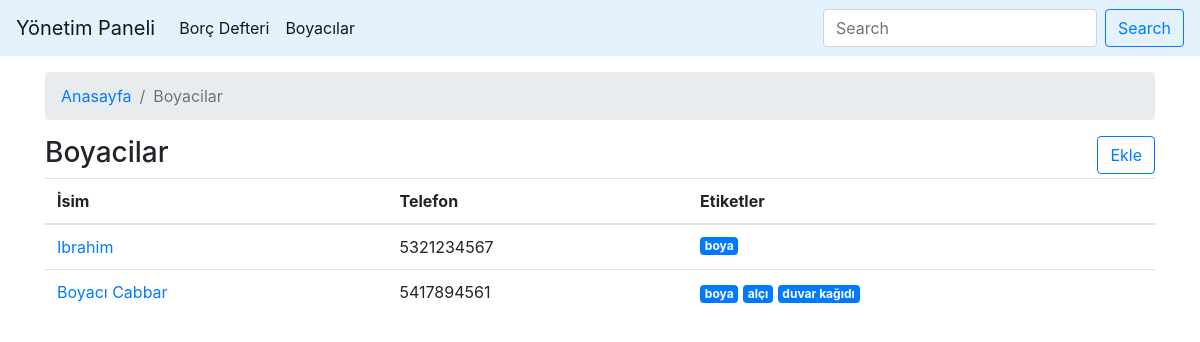
Before: /boyacilar/ with the older database file.
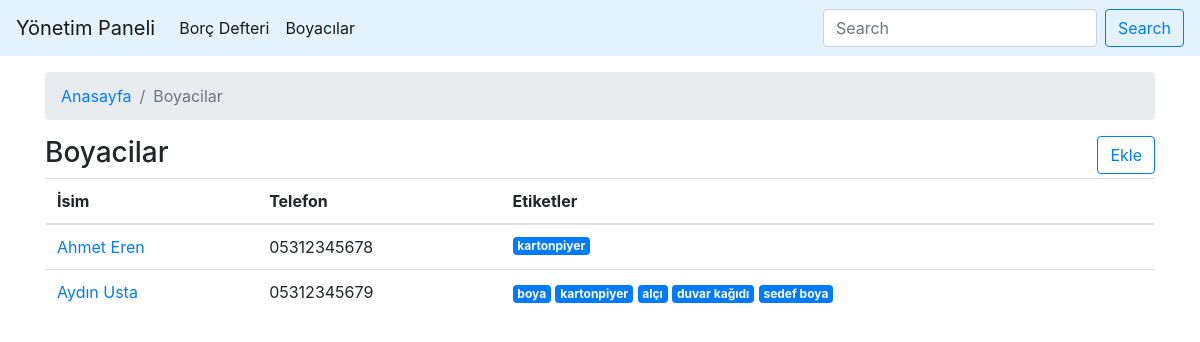
After: the same page with the newer database file.
### boya/models.py (models this page shows, shortened)
class Boyaci(models.Model):
    isim = models.CharField(max_length=100)
    telefon_no = models.CharField(max_length=11)
    kayit_tarihi = models.DateTimeField(auto_now_add=True)
    aciklama = models.TextField()
    boyaci_etiket = models.ManyToManyField(Etiket, related_name="boyacilar")
    class Meta:
        verbose_name = "Boyacı"
        verbose_name_plural = "Boyacılar"

class Etiket(models.Model):
    etiket_adi = models.CharField(max_length=100)
    class Meta:
        verbose_name = "Etiket"
        verbose_name_plural = "Etiketler"
    def __str__(self):
        return self.etiket_adi

### boya/views.py (the view)
# urls.py: path('boyacilar/', views.boyacilar, name="boyacilar"),
def boyacilar(request):
    boyacilar = Boyaci.objects.all()
    return render(request, 'boyacilar.html',  {'boyacilar': boyacilar})

### templates/boyacilar.html
{% extends 'base.html' %}
{% block content %}
  <div class="container mt-3">
      <nav aria-label="breadcrumb">
        <ol class="breadcrumb">
          <li class="breadcrumb-item"><a href="/">Anasayfa</a></li>
          <li class="breadcrumb-item active" aria-current="page">Boyacilar</li>
        </ol>
      </nav>
  <div class="row">
    <div class="col-6">
      <h3>Boyacilar</h3>
    </div>
    <div class="col-6">
      <a href="{% url 'boyaci_ekle' %}"><button type="button" class="btn btn-outline-primary float-right">Ekle</button></a>
    </div>
  </div>
  <table class="table table-hover">
  <thead>
    <tr>
      <th scope="col">İsim</th>
      <th scope="col">Telefon</th>
      <th scope="col">Etiketler</th>
    </tr>
  </thead>
  <tbody>
  {% for boyaci in boyacilar %}
    <tr>
      <td><a href="{% url 'boyaci_ayrinti' boyaci.id %}">{{boyaci.isim|title}}</a></td>
      <td>{{boyaci.telefon_no}}</td>
      <td>
      {% for etiket in boyaci.boyaci_etiket.all %}
        <a href="#" class="badge badge-primary">{{ etiket }}</a>
      {% endfor %}
      </td>
    </tr>
  {% endfor %}
  </tbody>
  </table>
</div>
{% endblock content %}

Changed rows visible on the page:
removed Boyaci: isim "Ibrahim", telefon_no "5321234567", Etiket (etiket_adi "boya")
removed Boyaci: isim "Boyacı Cabbar", telefon_no "5417894561", Etiket (etiket_adi "boya"), Etiket (etiket_adi "alçı"), Etiket (etiket_adi "duvar kağıdı")
added Boyaci: isim "Ahmet Eren", telefon_no "05312345678"
now on this page (row unchanged): Etiket: etiket_adi "kartonpiyer"
added Boyaci: isim "Aydın Usta", telefon_no "05312345679", Etiket (etiket_adi "boya"), Etiket (etiket_adi "alçı"), Etiket (etiket_adi "duvar kağıdı")
now on this page (row unchanged): Etiket: etiket_adi "sedef boya", shown under "Aydın Usta"
